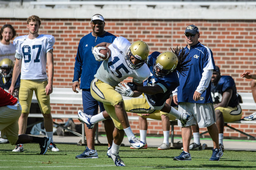
#> input picture image_processing/football.bmp, 256 x 170 px, shrunk from 620 x 412 before the run
$ python L2_norm.py
#> lines starting #> are read from the running program, lines starting #| are printed output that depends on the picture
from skimage import io
import numpy as np
import matplotlib.pyplot as plt
import time

###################### Below are the helper functions ###############################

# this function is for loading an image file and extracting RGB values
def load_file(filename):
#> called with filename = 'football.bmp'
    im = io.imread(filename)
#> im is the input picture: shape (170, 256, 3); mean R, G, B 126.6, 124.1, 114.2
    io.imshow(im)
    plt.title('Original Image')
    plt.show()

    # width and height will be used later on to convert pixel values to image file after compressing the pixels
    width, height, num_channel = im.shape
#> width = 170; height = 256; num_channel = 3
    pixels = im.reshape(width*height, num_channel)

    # if the image file consists of four-channel format; R, G, B, and A (instead of RBG), we will remove the last column which contain Alpha values
    if num_channel == 4:
        pixels = np.delete(pixels, -1, axis=1)

    return pixels, width, height


# below function executes K-means algorithm
def find_centroids(pixels, k=2):

    # we randomly initialize k cluster centers
    init_cent = pixels[np.random.randint(pixels.shape[0], size=k), :]
    # we will define an empty ndarray with length of pixels, to contanin the cluster assignment results of each pixel
    classes = np.array([None] * len(pixels))

    iter_count = 1
    # below will log the start time to calculate the total elapsed time for convergence
    tic = time.perf_counter()

    # we will keep iterating until there is no change of centroids
    while True:

        print('--iteration', iter_count)
        # each data point will be assigned to its closest cluster center in terms of l2(Euclidean) distance
        for i in range(len(pixels)):
            dist = np.linalg.norm(pixels[i] - init_cent, axis=1)
            classes[i] = np.argmin(dist)

        # each centroid will be moved to the average of all data points that belong to the centroid
        centroid = []
        for n in range(k):
            # if k is too big and there is an empty cluster where no data point is assigned, we will decrement the k value and repeat cluster assignment again
            if len(pixels[classes == n]) == 0:
                return find_centroids(pixels, k-10)
            else:
                centroid.append(pixels[classes == n].mean(axis=0))
        centroid = np.array(centroid)

        # if centroids remain unchanged we will stop iteration. otherwise we will keep updating the centroids
        if np.all(init_cent == centroid):
            break
        else:
            init_cent = centroid

        iter_count += 1

    print(f'--Converged after {iter_count} iterations')
    # below will log the end time; so the total elapsed time will be 'toc - tic'
    toc = time.perf_counter()
    elapsed_sec = round(toc - tic, 4)

    return classes, centroid, iter_count, elapsed_sec


# this function will return a dictionary with converged centroids; keys are cluster numbers, and values are location of centroids
def centroid_dict(centroid):
    cent_dict = {}

    # when we build the dictionary, we will round the location of centroids, as we have to compress the pixels with these later on
    # pixel values have to be integer between 0-255
    for i, c in enumerate(centroid):
        cent_dict[i] = c.astype(int)

    return cent_dict


# this function will return compressed pixels referring to class assignment and the dictionary containing location of centroids
def compress_pixels(classes, cent_dict):
    comp_pixels = []
    for i in range(len(classes)):
        comp_pixels.append(cent_dict[classes[i]])
    comp_pixels = np.array(comp_pixels)

    return comp_pixels


# this function will show the compressed image
def reproduce_image(comp_pixels):
    comp_image = comp_pixels.reshape(width, height, 3)
    io.imshow(comp_image)
    return plt.show()


###################### Below are the codes to play with different pictures and k values ###############################

im_filenames = ['football.bmp', 'GeorgiaTech.bmp', 'bird.bmp']
k = 2

for filename in im_filenames:
    pixels, width, height = load_file(filename)
#> width = 170; height = 256

    classes, centroid, iter_count, elapsed_sec = find_centroids(pixels=pixels, k=k)
#> in find_centroids, `init_cent = pixels[np.random.randint(pixels.shape[0], size=k), :]`: init_cent = [[220, 224, 223], [83, 106, 57]]
#> after the loop in find_centroids, `while True:`: iter_count = 23
#| --Converged after 23 iterations
#> centroid = [[76.15, 78.04, 68.09], [189.5, 181.6, 171.8]]; iter_count = 23; elapsed_sec = 8.48

    # just in case if the k is too large, we will decrement k value till we have no empty clusters
    # in this case, we might want to calculate the number of clusters to see how many clusters we have
    num_clusters = len(np.unique(classes))
#> num_clusters = 2
    cent_dict = centroid_dict(centroid)
#> the loop in centroid_dict, `for i, c in enumerate(centroid):` made 2 passes
#> after the loop in centroid_dict, `for i, c in enumerate(centroid):`: cent_dict = {0: [76, 78, 68], 1: [189, 181, 171]}
#> cent_dict = {0: [76, 78, 68], 1: [189, 181, 171]}
    comp_pixels = compress_pixels(classes, cent_dict)
#> after the loop in compress_pixels, `for i in range(len(classes)):`: comp_pixels = 43520 items
    comp_image = reproduce_image(comp_pixels)
#> in reproduce_image, `comp_image = comp_pixels.reshape(width, height, 3)`:
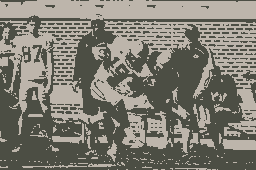
#> comp_image: shape (170, 256, 3) int64; mean of channels 0, 1, 2 126.3, 123.8, 113.8; drawn as R, G, B
    print(f'--filename: {filename} \n--k: {num_clusters} \n--number of iterations: {iter_count} \n--elapsed time: {elapsed_sec} seconds')
#| --filename: football.bmp
#| --k: 2
#| --number of iterations: 23
#| --elapsed time: 8.4792 seconds
#> pass 2 of the loop `for filename in im_filenames:`:
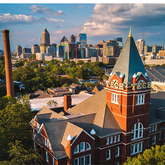
#> input picture image_processing/GeorgiaTech.bmp, 165 x 165 px, shrunk from 400 x 400 before the run
#> in load_file, im is the input picture: shape (165, 165, 3); mean R, G, B 111.9, 104.8, 95.6
#> `pixels, width, height = load_file(filename)`: width = 165
#| --Converged after 11 iterations
#> `classes, centroid, iter_count, elapsed_sec = find_centroids(pixels=pix..`: centroid = [[170.4, 159.6, 152.3], [62.47, 58.37, 47.68]]; iter_count = 11; elapsed_sec = 2.57
#> the loop in centroid_dict (call 2), `for i, c in enumerate(centroid):` made 2 passes
#> `cent_dict = centroid_dict(centroid)`: cent_dict = {0: [170, 159, 152], 1: [62, 58, 47]}
#> in reproduce_image (call 2), `comp_image = comp_pixels.reshape(width, height, 3)`:
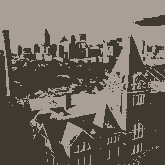
#> comp_image: shape (165, 165, 3) int64; mean of channels 0, 1, 2 111.5, 104.3, 95.1; drawn as R, G, B
#| --filename: GeorgiaTech.bmp
#| --k: 2
#| --number of iterations: 11
#| --elapsed time: 2.5658 seconds
#> pass 3 of the loop `for filename in im_filenames:`:
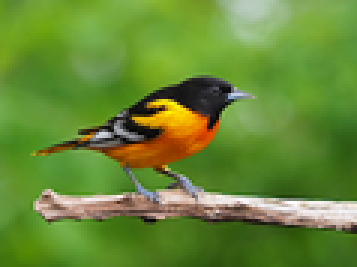
#> input picture image_processing/bird.bmp, 119 x 89 px, shrunk from 288 x 216 before the run (shown 3 times larger)
#> in load_file, im is the input picture: shape (89, 119, 3); mean R, G, B 103, 137.5, 53.4
#> `pixels, width, height = load_file(filename)`: width = 89; height = 119
#| --Converged after 24 iterations
#> `classes, centroid, iter_count, elapsed_sec = find_centroids(pixels=pix..`: centroid = [[184.9, 182.4, 146.1], [92.34, 131.6, 41.26]]; iter_count = 24; elapsed_sec = 2.16
#> `cent_dict = centroid_dict(centroid)`: cent_dict = {0: [184, 182, 146], 1: [92, 131, 41]}
#> in reproduce_image (call 3), `comp_image = comp_pixels.reshape(width, height, 3)`:
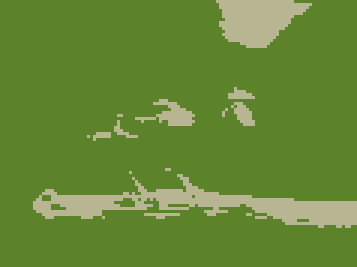
#> comp_image: shape (89, 119, 3) int64 (shown 3 times larger); mean of channels 0, 1, 2 102.6, 136.9, 53.1; drawn as R, G, B
#| --filename: bird.bmp
#| --k: 2
#| --number of iterations: 24
#| --elapsed time: 2.1624 seconds
